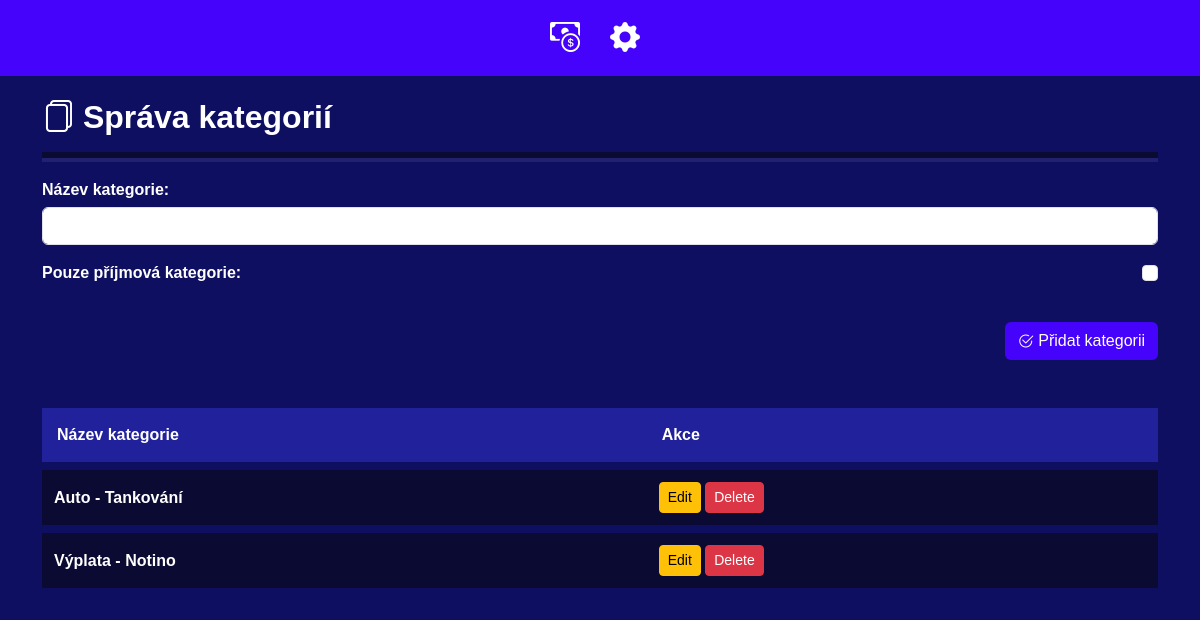
/categories/, run on an earlier commit of the app's database.
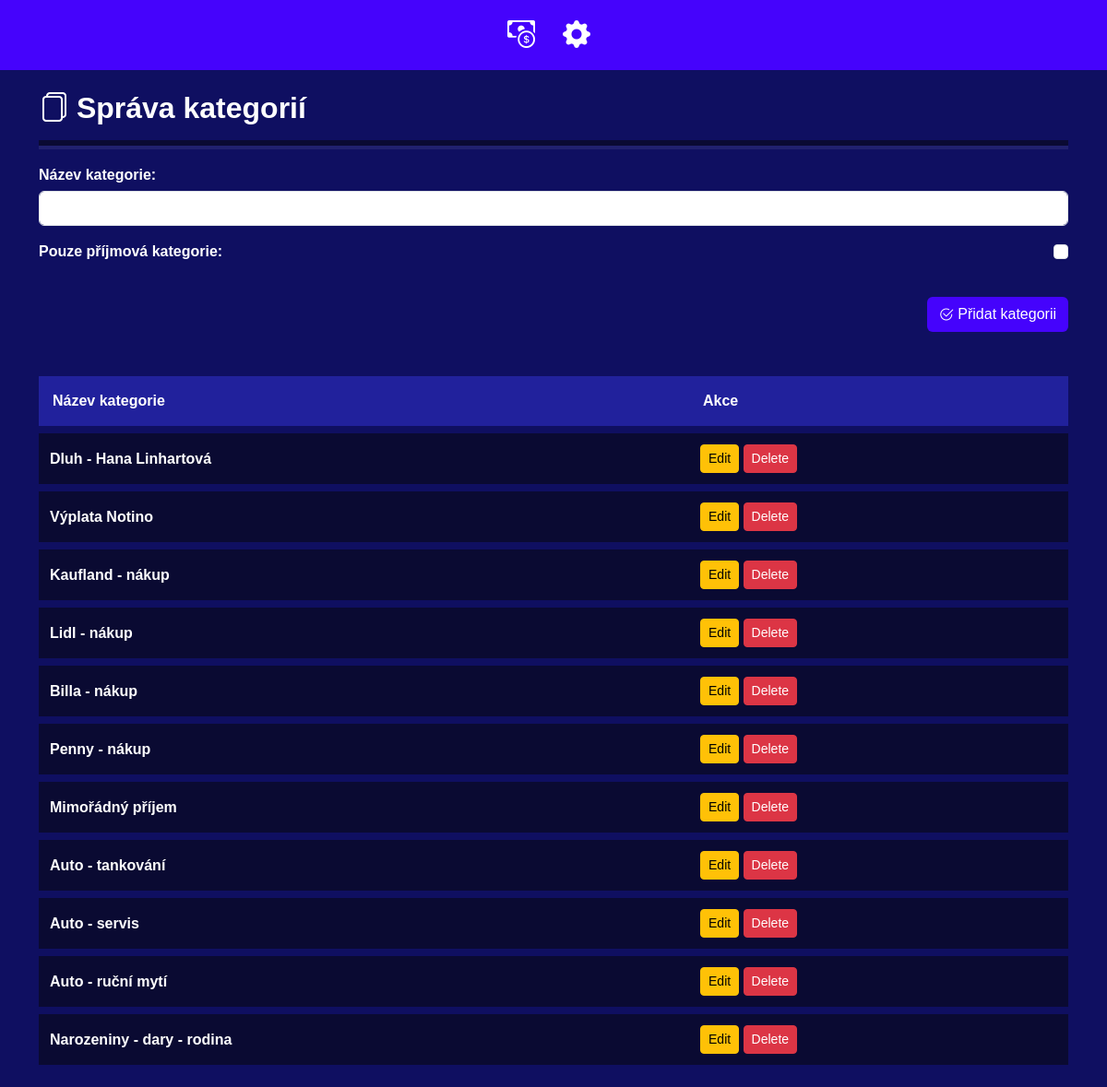
And on a later commit of the database.
### finance_app/models.py (models this page shows, shortened)
class Category(models.Model):
    name = models.CharField(max_length=100, unique=True)
    is_income = models.BooleanField(default=False)

### finance_app/views.py (the view)
# urls.py: path('categories/', views.manage_categories,name='manage_categories'), #
def manage_categories(request):
    categories = Category.objects.all()
    if request.method == 'POST':
        form = CategoryForm(request.POST)
        if form.is_valid():
            form.save()
            return redirect('manage_categories')
    else:
        form = CategoryForm()
    return render(request, 'manage_categories.html', {'categories': categories, 'form': form})

### finance_app/forms.py
class CategoryForm(forms.ModelForm):
    class Meta:
        model = Category
        fields = ['name','is_income']
        widgets = {
            'name': forms.TextInput(attrs={'class': 'form-control'}),
            'is_income': forms.CheckboxInput(attrs={'class': 'form-check-input float-end '}),
        }
        labels = {
            'name':'Název kategorie',
            'is_income':'Pouze příjmová kategorie',
        }

### finance_app/templates/manage_categories.html (shortened to what this page needs)
{% extends 'base.html'  %}
{% block content %}
  <h2 class="py-2"> <i class="bi bi-files"></i> Správa kategorií</h2>
<div class="hr-container">
    <hr class="hr-main">
    <hr class="hr-secondary">
</div>
                <form class="py-3" method="post">
                    {{ form.as_p }}
                    <button type="submit" class="mt-3 mb-5 btn darkbtn float-end"><i style="position:relative;top:1px !important;" class="bi bi-check2-circle"></i>   Přidat kategorii</button>
                </form>
                    <table class="table">
                        <thead>
                            <tr>
                                <th>Název kategorie</th>
                                <th>Akce</th>
                            </tr>
                        </thead>
                        <tbody>
                            {% for category in categories %}
                            <tr>
                                <td>{{ category.name }}</td>
                                <td>
                                    <a href="{% url 'edit_category' category.id %}" class="btn btn-warning btn-sm">
                                         Edit
                                    </a>
                                    <form method="post" action="{% url 'delete_category' category.id %}" style="display:inline;">
                                        <button type="submit" class="btn btn-danger btn-sm">
                                             Delete
                                        </button>
                                    </form>
                                </td>
                            </tr>
                            {% endfor %}
                        </tbody>
                    </table>
    {% endblock %}

### finance_app/templates/base.html (shortened to what this page needs)
{% load static %}
<!DOCTYPE html>
<html lang="en">
<head>
    <link href="https://cdn.jsdelivr.net/npm/bootstrap@5.3.0/dist/css/bootstrap.min.css" rel="stylesheet">
    <link rel="stylesheet" href="https://cdn.jsdelivr.net/npm/bootstrap-icons@1.11.3/font/bootstrap-icons.min.css">
</head>
<body>
    <div class="container mt-4">
    {% include 'menu.html' %}
    <div style="height:30px;"></div>
        {% block content %}
        {% endblock %}
    </div>
</body>
</html>

### finance_app/templates/menu.html (shortened to what this page needs)
<div class="menu-c">
    <div class="hamburger-icon" onclick="toggleMenu()">
<i  class="bi bi-cash-coin"></i>
    </div>
    <div class="settings-icon" onclick="toggleSettings()">
        <i class="bi bi-gear-fill"></i>
    </div>
</div>

### finance_app/templates/base.html (style rules this page uses)
tbody, td, tfoot, th, thead, tr { border-color: inherit; border-bottom:8px solid #0f0f61 !important; border-width: 0; }
.table>:not(caption)>*>* { padding: 15px; color: white; font-weight: bold; background-color: #0a0a32 !important; border-bottom-width: var(--bs-border-width); box-shadow: inset 0 0 0 9999px var(--bs-table-bg-state, var(--bs-table-bg-type, var(--bs-table-accent-bg))); }
.table thead th { background-color: #21219c !important; }
.table tbody td { padding: 12px; vertical-align: middle; }
body { background-color:#0f0f61; color:white; }
label { font-weight:bold; margin-bottom:5px; }
.darkbtn { background-color: #4503fc !important; color:white; }
h2 { font-weight:bold !important; }
.hr-container { display: flex; flex-direction: column; }
.hr-main { height: 6px; min-width: 350px; background-color: #0a0a33; border: none; margin: 0; margin-top:5px; opacity:1; }
.hr-secondary { height: 4px; min-width: 350px; background-color: #21216f; border: none; margin: 0; opacity:1; margin-bottom:15px; }

### finance_app/templates/menu.html (style rules this page uses)
body { font-family: Arial, sans-serif; margin-top: 60px; padding: 0; }
hr { margin: 0px !important; }
.menu-c { width: 100%; height: 76px; background-color: #4503fc; display: flex; align-items: center; justify-content: center; position:fixed; top: 0; left: 0; z-index: 1000; }
.menu-c i { margin-right:10px; }
.hamburger-icon, .settings-icon { font-size: 30px; cursor: pointer; color: white !important; margin: 0 10px; }

What changed in the data, as far as the page shows it:
removed Category: name "Auto - Tankování"
changed Category: name "Výplata - Notino" → "Dluh - Hana Linhartová"
added Category: name "Výplata Notino"
added Category: name "Kaufland - nákup"
added Category: name "Lidl - nákup"
added Category: name "Billa - nákup"
added Category: name "Penny - nákup"
added Category: name "Mimořádný příjem"
added Category: name "Auto - tankování"
added Category: name "Auto - servis"
added Category: name "Auto - ruční mytí"
added Category: name "Narozeniny - dary - rodina"
